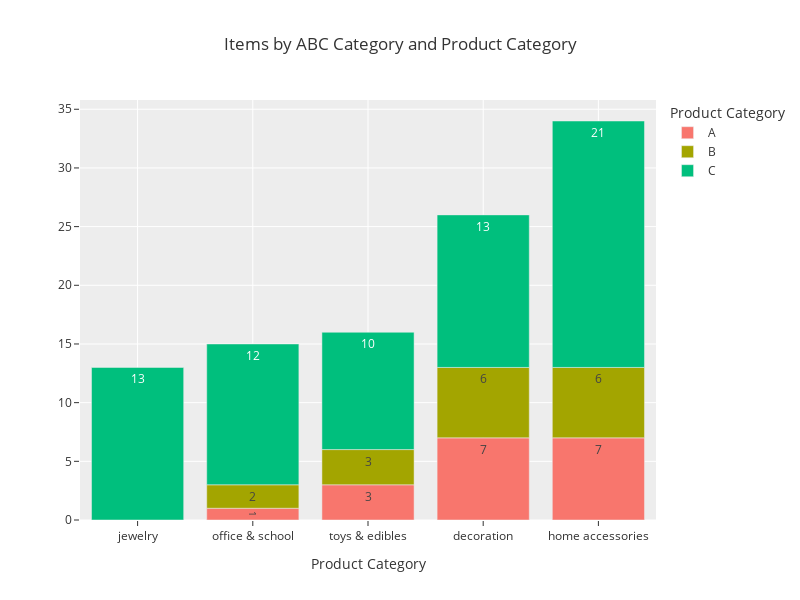

Notebook code for this chart:
### Code cell
# Items by ABC Category and Product Category bar chart

items_by_abc = abc_analysis.groupby(["category", "ABC_category"]).agg(Products=("SKU-ID", "count")).reset_index()

fig = px.bar(
    items_by_abc.sort_values("Products"),
    x="category",
    y="Products",
    color="ABC_category",
    title="Items by ABC Category and Product Category",
    text_auto=True,
    width=800, height=600
)

fig.update_layout(yaxis_title=None)
fig.update_layout(xaxis_title="Product Category")
fig.update_layout(legend_title_text="Product Category")
fig.show()

### Figure 1 — Plotly figure (JSON) as saved in the notebook; plotly's stock layout.template omitted (floating-point values rounded to 4 significant figures)
{"data": [{"alignmentgroup": "True", "hovertemplate": "ABC_category=A<br>category=%{x}<br>Products=%{y}<extra></extra>", "legendgroup": "A", "marker": {"color": "#F8766D", "pattern": {"shape": ""}}, "name": "A", "offsetgroup": "A", "orientation": "v", "showlegend": true, "textposition": "auto", "texttemplate": "%{y}", "type": "bar", "x": ["jewelry", "office & school", "toys & edibles", "decoration", "home accessories"], "xaxis": "x", "y": [0, 1, 3, 7, 7], "yaxis": "y"}, {"alignmentgroup": "True", "hovertemplate": "ABC_category=B<br>category=%{x}<br>Products=%{y}<extra></extra>", "legendgroup": "B", "marker": {"color": "#A3A500", "pattern": {"shape": ""}}, "name": "B", "offsetgroup": "B", "orientation": "v", "showlegend": true, "textposition": "auto", "texttemplate": "%{y}", "type": "bar", "x": ["jewelry", "office & school", "toys & edibles", "decoration", "home accessories"], "xaxis": "x", "y": [0, 2, 3, 6, 6], "yaxis": "y"}, {"alignmentgroup": "True", "hovertemplate": "ABC_category=C<br>category=%{x}<br>Products=%{y}<extra></extra>", "legendgroup": "C", "marker": {"color": "#00BF7D", "pattern": {"shape": ""}}, "name": "C", "offsetgroup": "C", "orientation": "v", "showlegend": true, "textposition": "auto", "texttemplate": "%{y}", "type": "bar", "x": ["toys & edibles", "office & school", "decoration", "jewelry", "home accessories"], "xaxis": "x", "y": [10, 12, 13, 13, 21], "yaxis": "y"}], "layout": {"barmode": "relative", "height": 600, "legend": {"title": {"text": "Product Category"}, "tracegroupgap": 0}, "title": {"text": "Items by ABC Category and Product Category"}, "width": 800, "xaxis": {"anchor": "y", "domain": [0, 1], "title": {"text": "Product Category"}}, "yaxis": {"anchor": "x", "domain": [0, 1], "title": {}}}}
